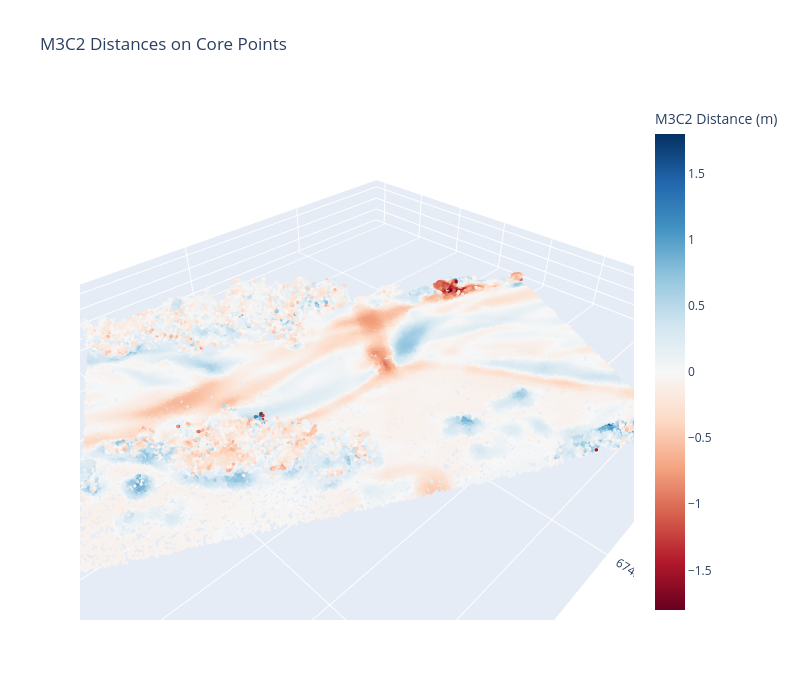

Notebook code cell kept with this figure:
### Markdown cell above
## Visualization
Now that we have the distances, the best way to interpret them is to visualize them on the point cloud. We will create a 3D scatter plot of our core points, and use the M3C2 distances to color each point.

### Code cell
import plotly.graph_objects as go
import numpy as np

vmax = 1.8
fig = go.Figure(data=go.Scatter3d(
    x=corepoints[:, 0],
    y=corepoints[:, 1],
    z=corepoints[:, 2],
    mode='markers',
    marker=dict(
        size=2,
        color=distances,
        colorscale='RdBu',
        cmin=-vmax,
        cmax=vmax,
        colorbar=dict(title='M3C2 Distance (m)'),
    ),
    hovertemplate=(
        "X: %{x:.2f}<br>"
        "Y: %{y:.2f}<br>"
        "Z: %{z:.2f}<br>"
        "Distance: %{marker.color:.3f} m<extra></extra>"
    ),
))
fig.update_layout(
    title="M3C2 Distances on Core Points",
    scene=dict(
        xaxis_title="X",
        yaxis_title="Y",
        zaxis_title="Z",
        aspectmode="data",
    ),
    width=800,
    height=700,
)
fig.show()

### Figure 1 — Plotly figure (JSON) as saved in the notebook; plotly's stock layout.template omitted (floating-point values rounded to 4 significant figures; data arrays with more than 128 entries replaced by an {"elided": "..."} marker saying what was removed)
{"data": [{"hovertemplate": "X: %{x:.2f}<br>Y: %{y:.2f}<br>Z: %{z:.2f}<br>Distance: %{marker.color:.3f} m<extra></extra>", "marker": {"cmax": 1.8, "cmin": -1.8, "color": {"elided": "65246 float values"}, "colorbar": {"title": {"text": "M3C2 Distance (m)"}}, "colorscale": [[0, "rgb(103,0,31)"], [0.1, "rgb(178,24,43)"], [0.2, "rgb(214,96,77)"], [0.3, "rgb(244,165,130)"], [0.4, "rgb(253,219,199)"], [0.5, "rgb(247,247,247)"], [0.6, "rgb(209,229,240)"], [0.7, "rgb(146,197,222)"], [0.8, "rgb(67,147,195)"], [0.9, "rgb(33,102,172)"], [1, "rgb(5,48,97)"]], "size": 2}, "mode": "markers", "type": "scatter3d", "x": {"elided": "65246 float values"}, "y": {"elided": "65246 float values"}, "z": {"elided": "65246 float values"}}], "layout": {"height": 700, "scene": {"aspectmode": "data", "xaxis": {"title": {"text": "X"}}, "yaxis": {"title": {"text": "Y"}}, "zaxis": {"title": {"text": "Z"}}}, "title": {"text": "M3C2 Distances on Core Points"}, "width": 800}}
